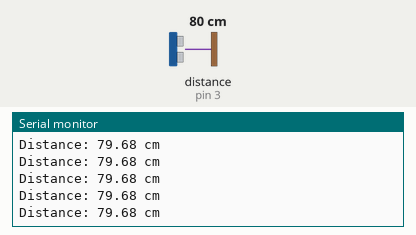
Simulated run of this sketch. Board: Arduino Uno, built with avr-gcc and run on an emulated ATmega328P. Shown: the last lines printed to the serial monitor. Wiring (inferred from the names in the program): ultrasonic range finder: trigger pin 2; echo pin 3. The inputs (shaded band) are chosen by the test bench; at power-on: distance to the obstacle (sensor on pin 3) 80 cm. The echo pulse lasts 58.3 µs per cm.

Above: at 1.4 s.
1.5 s: distance to the obstacle (sensor on pin 3) set to 2 cm
At 1.71 s:
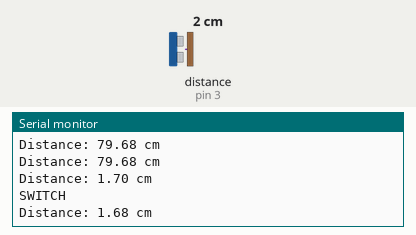
3.0 s: distance to the obstacle (sensor on pin 3) set to 4 cm
At 3.07 s:
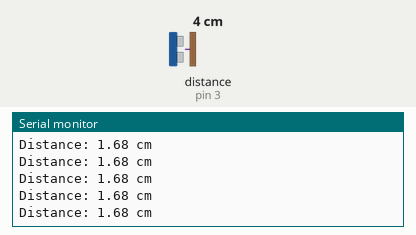
4.5 s: distance to the obstacle (sensor on pin 3) set to 60 cm
At 4.5 s:
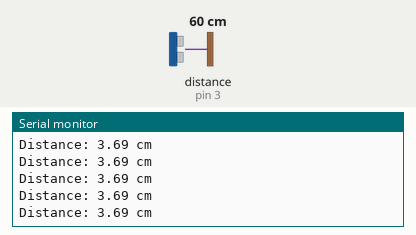
Timing chart, 0 to 7.5 s (numbered marks = the images above; inputs shaded):
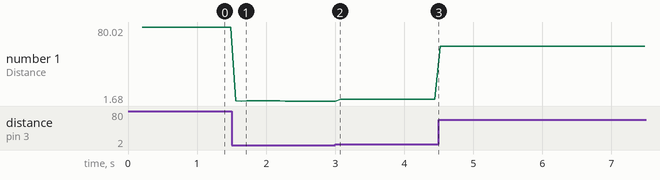

Measured:
- after the input at 1.5 s, the serial monitor: prints a new line after 0.06 s (image 1)
- plotted number 1: 79.68 → 1.68 after the input at 1.5 s, 1.68 → 3.69 after the input at 3.0 s, 3.69 → 59.68 after the input at 4.5 s

The sketch:

ultrasonic_wired.ino
```cpp
#define TRIG_PIN 2
#define ECHO_PIN 3

unsigned long lastTriggerAt = 0;
const unsigned long COOLDOWN_MS = 1000;   // for ignoring further triggers for 1s
const float DELTA_THRESHOLD = 6.0;        // for sudden change required
const float ABS_MAX = 50.0;               // for ignoring the noise
const int SAMPLE_DELAY_MS = 80;           // for sampling interval

float prevDistance = -1.0;
unsigned long lastSampleTime = 0;

void setup() {
  Serial.begin(9600);
  pinMode(TRIG_PIN, OUTPUT);
  pinMode(ECHO_PIN, INPUT);
  delay(200);
}

float readDistanceCm() {
  digitalWrite(TRIG_PIN, LOW);
  delayMicroseconds(2);
  digitalWrite(TRIG_PIN, HIGH);
  delayMicroseconds(10);
  digitalWrite(TRIG_PIN, LOW);

  long duration = pulseIn(ECHO_PIN, HIGH, 30000);
  if (duration == 0) return -1.0; // no reading
  return (duration * 0.0343) / 2.0;
}

void loop() {
  unsigned long now = millis();
  if (now - lastSampleTime < SAMPLE_DELAY_MS) return;
  lastSampleTime = now;

  float d = readDistanceCm();
  if (d <= 0) {
    return;
  }

  Serial.print("Distance: ");
  Serial.print(d);
  Serial.println(" cm");

  if (prevDistance < 0) {
    prevDistance = d;
    return;
  }

  float delta = prevDistance - d; // it'll be positive if object moved closer quickly

  // trigger conditions:
  // 1.distance decreased by DELTA_THRESHOLD (sudden approach)
  // 2.current distance less than ABS_MAX (to discard spurious very far readings)
  // 3.cooldown passed
  if (delta >= DELTA_THRESHOLD && d <= ABS_MAX && (now - lastTriggerAt) > COOLDOWN_MS) {
    Serial.println("SWITCH");
    lastTriggerAt = now;
  }

  // we'll update the prevDistance using light smoothing to avoid any kinda jitter
  prevDistance = (prevDistance * 0.7) + (d * 0.3);
}
```
